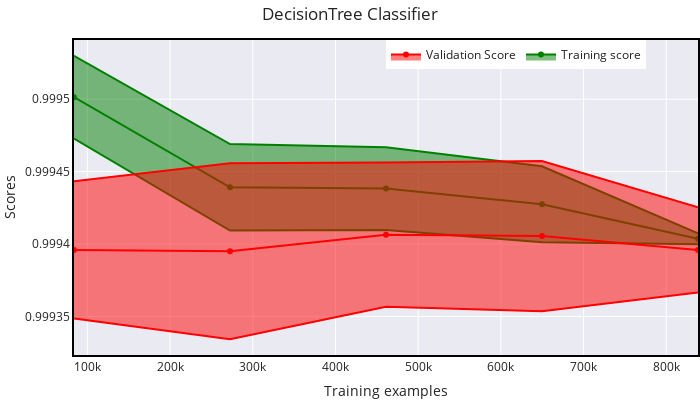

Write notebook code for a chart like this one.
### Markdown cell above
#### 2. DecisionTree Classifier

### Code cell
plot_learning_curve(dt, 'DecisionTree Classifier', X_train, y_train)

### Figure 1 — Plotly figure (JSON) as saved in the notebook; plotly's stock layout.template omitted (floating-point values rounded to 4 significant figures)
{"data": [{"marker": {"color": "green"}, "mode": "lines", "name": "Training score - Standard Deviation", "showlegend": false, "type": "scatter", "x": [83836, 272468, 461101, 649733, 838366], "y": [0.9995, 0.9995, 0.9995, 0.9995, 0.9994]}, {"fill": "tonexty", "marker": {"color": "green"}, "mode": "lines+markers", "name": "Training score", "type": "scatter", "x": [83836, 272468, 461101, 649733, 838366], "y": [0.9995, 0.9994, 0.9994, 0.9994, 0.9994]}, {"fill": "tonexty", "marker": {"color": "green"}, "mode": "lines", "name": "Training score + Standard Deviation", "showlegend": false, "type": "scatter", "x": [83836, 272468, 461101, 649733, 838366], "y": [0.9995, 0.9994, 0.9994, 0.9994, 0.9994]}, {"marker": {"color": "red"}, "mode": "lines", "showlegend": false, "type": "scatter", "x": [83836, 272468, 461101, 649733, 838366], "y": [0.9994, 0.9995, 0.9995, 0.9995, 0.9994]}, {"fill": "tonexty", "marker": {"color": "red"}, "mode": "lines+markers", "name": "Validation Score", "type": "scatter", "x": [83836, 272468, 461101, 649733, 838366], "y": [0.9994, 0.9994, 0.9994, 0.9994, 0.9994]}, {"fill": "tonexty", "marker": {"color": "red"}, "mode": "lines", "showlegend": false, "type": "scatter", "x": [83836, 272468, 461101, 649733, 838366], "y": [0.9993, 0.9993, 0.9994, 0.9994, 0.9994]}], "layout": {"height": 400, "legend": {"orientation": "h", "x": 0.5, "y": 1}, "margin": {"b": 0, "l": 60, "r": 0, "t": 40}, "title": {"text": "DecisionTree Classifier"}, "width": 700, "xaxis": {"linecolor": "black", "linewidth": 2, "mirror": true, "title": {"text": "Training examples"}}, "yaxis": {"linecolor": "black", "linewidth": 2, "mirror": true, "title": {"text": "Scores"}}}}
